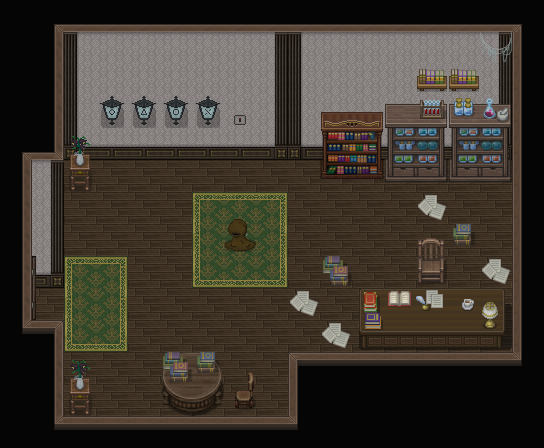

This is a level from a 2D game, rendered from its Tiled map with the project's own tilesets. A one-line summary and the map file follow, with tile-layer data summarised:
An orthogonal 17x14 tile map with 32x32 px tiles, 26 tile layers (壁回り, 床, 床, 床(暗), ...), 18 tilesets.

<map version="1.10" tiledversion="1.11.2" orientation="orthogonal" renderorder="right-down" width="17" height="14" tilewidth="32" tileheight="32" infinite="0" nextlayerid="29" nextobjectid="1">
 <tileset firstgid="1" source="black.tsx" />
 <tileset firstgid="2" source="Wall01-01.tsx" />
 <tileset firstgid="14" source="ModernI-A501.tsx" />
 <tileset firstgid="142" source="ST-Room-I01.tsx" />
 <tileset firstgid="422" source="EuropeanI-A201-1.tsx" />
 <tileset firstgid="476" source="Inside-Town-A5.tsx" />
 <tileset firstgid="604" source="EuropeanI-B01.tsx" />
 <tileset firstgid="860" source="Inside-CastleTown-B.tsx" />
 <tileset firstgid="1116" source="Inside-CastleTown-C.tsx" />
 <tileset firstgid="1372" source="Inside-Town-D.tsx" />
 <tileset firstgid="1628" source="Inside-CastleTown-C-1.tsx" />
 <tileset firstgid="1640" source="Inside-Town-E.tsx" />
 <tileset firstgid="1896" source="肝臓ギミック1.tsx" />
 <tileset firstgid="1908" source="Door.tsx" />
 <tileset firstgid="1920" source="save.tsx" />
 <tileset firstgid="1944" source="肝臓NPC.tsx" />
 <tileset firstgid="1960" source="ボタン.tsx" />
 <tileset firstgid="1961" source="黒百合.tsx" />
 <layer id="3" name="壁回り" width="17" height="14" locked="1">
  <data>[238 cells, 79 non-empty, 1 distinct tile ids]</data>
 </layer>
 <layer id="2" name="床" width="17" height="14" locked="1">
  <data>[238 cells, 58 non-empty, 1 distinct tile ids]</data>
 </layer>
 <layer id="28" name="床" width="17" height="14" locked="1">
  <data>[238 cells, 26 non-empty, 1 distinct tile ids]</data>
 </layer>
 <layer id="10" name="床(暗)" width="17" height="14" locked="1" opacity="0.39">
  <data>[238 cells, 99 non-empty, 1 distinct tile ids]</data>
 </layer>
 <layer id="5" name="マット" width="17" height="14" locked="1">
  <data>[238 cells, 15 non-empty, 9 distinct tile ids]</data>
 </layer>
 <layer id="1" name="壁" width="17" height="14" locked="1">
  <data>[238 cells, 118 non-empty, 20 distinct tile ids]</data>
 </layer>
 <layer id="12" name="荒廃" width="17" height="14" locked="1">
  <data>[238 cells, 1 non-empty, 1 distinct tile ids]</data>
 </layer>
 <layer id="4" name="散らかった本(t" width="17" height="14" locked="1">
  <data>[238 cells, 2 non-empty, 2 distinct tile ids]</data>
 </layer>
 <layer id="20" name="影" width="17" height="14" locked="1" opacity="0.23">
  <data>[238 cells, 7 non-empty, 2 distinct tile ids]</data>
 </layer>
 <layer id="18" name="机" width="17" height="14" locked="1">
  <data>[238 cells, 14 non-empty, 10 distinct tile ids]</data>
 </layer>
 <layer id="21" name="机" width="17" height="14" locked="1">
  <data>[238 cells, 14 non-empty, 10 distinct tile ids]</data>
 </layer>
 <layer id="16" name="本棚(t" width="17" height="14" locked="1">
  <data>[238 cells, 6 non-empty, 6 distinct tile ids]</data>
 </layer>
 <layer id="17" name="薬棚(t" width="17" height="14" locked="1">
  <data>[238 cells, 12 non-empty, 6 distinct tile ids]</data>
 </layer>
 <layer id="27" name="黒百合(t" width="17" height="14" locked="1">
  <data>[238 cells, 2 non-empty, 2 distinct tile ids]</data>
 </layer>
 <layer id="14" name="肝臓NPC(gt" width="17" height="14" locked="1">
  <data>[238 cells, 2 non-empty, 2 distinct tile ids]</data>
 </layer>
 <layer id="7" name="オブジェ" width="17" height="14" locked="1">
  <data>[238 cells, 13 non-empty, 9 distinct tile ids]</data>
 </layer>
 <layer id="15" name="ボタン" width="17" height="14" locked="1">
  <data>[238 cells, 1 non-empty, 1 distinct tile ids]</data>
 </layer>
 <layer id="9" name="肝臓ギミック" width="17" height="14" locked="1">
  <data>[238 cells, 1 non-empty, 1 distinct tile ids]</data>
 </layer>
 <layer id="23" name="肝臓ギミック" width="17" height="14" locked="1">
  <data>[238 cells, 1 non-empty, 1 distinct tile ids]</data>
 </layer>
 <layer id="24" name="肝臓ギミック" width="17" height="14" locked="1">
  <data>[238 cells, 1 non-empty, 1 distinct tile ids]</data>
 </layer>
 <layer id="25" name="肝臓ギミック" width="17" height="14" locked="1">
  <data>[238 cells, 1 non-empty, 1 distinct tile ids]</data>
 </layer>
 <layer id="19" name="椅子" width="17" height="14" locked="1">
  <data>[238 cells, 4 non-empty, 4 distinct tile ids]</data>
 </layer>
 <layer id="26" name="黒百合(t" width="17" height="14" locked="1">
  <data>[238 cells, 2 non-empty, 2 distinct tile ids]</data>
 </layer>
 <layer id="13" name="ドア" width="17" height="14" locked="1">
  <data>[238 cells, 2 non-empty, 2 distinct tile ids]</data>
 </layer>
 <layer id="6" name="影" width="17" height="14" locked="1" opacity="0.23">
  <data>[238 cells, 238 non-empty, 1 distinct tile ids]</data>
 </layer>
 <layer id="8" name="日記" width="17" height="14" locked="1">
  <data>[238 cells, 1 non-empty, 1 distinct tile ids]</data>
 </layer>
</map>
